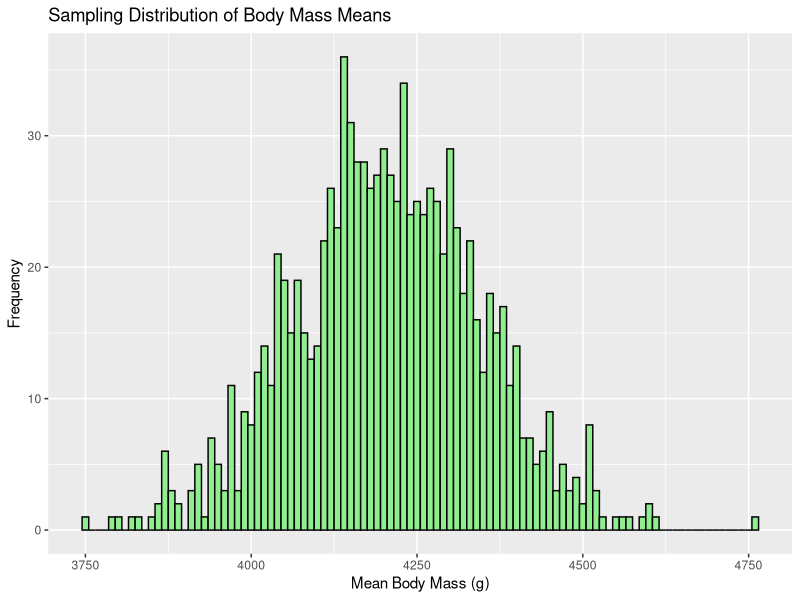
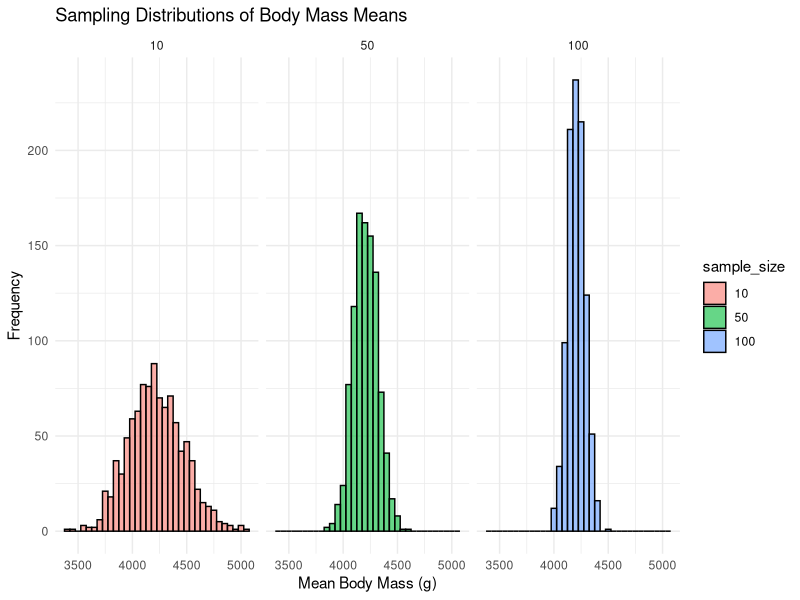
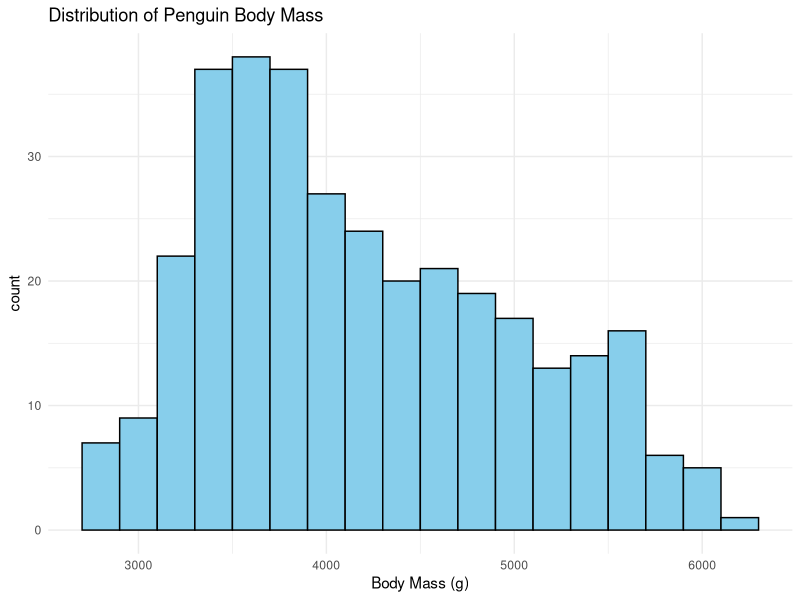
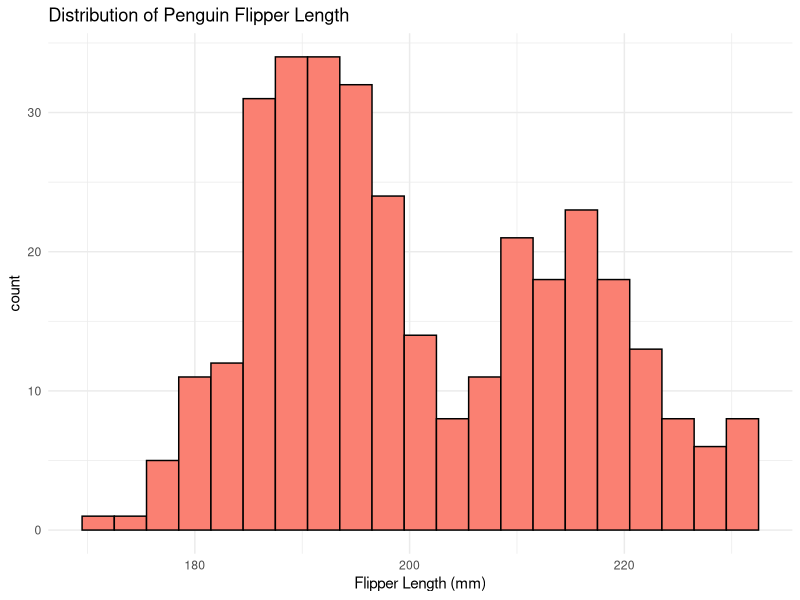

These figures' R source, in order: (Note: this script raises an error after producing the figures.)
library(tidyverse)
library(palmerpenguins)
library(dplyr)
library(ggplot2)

# Load the penguins dataset
data("penguins")

# Remove rows with missing values for simplicity
penguins_clean <- na.omit(penguins)

# Plot the distributions of body mass and flipper length
body_mass <- ggplot(penguins_clean, aes(x = body_mass_g)) +
  geom_histogram(binwidth = 200, color = "black", fill = "skyblue") +
  labs(title = "Distribution of Penguin Body Mass", x = "Body Mass (g)") +
  theme_minimal()

ggsave("figures/body_mass.png", plot = body_mass, width = 10, height = 5)

flipper_len <- ggplot(penguins_clean, aes(x = flipper_length_mm)) +
  geom_histogram(binwidth = 3, color = "black", fill = "salmon") +
  labs(title = "Distribution of Penguin Flipper Length", x = "Flipper Length (mm)") +
  theme_minimal()

ggsave("figures/flipper_len.png", plot = flipper_len, width = 10, height = 5)

# Set parameters for simulation
set.seed(123)  # For reproducibility
n_samples <- 1000  # Number of samples to draw
sample_size <- 30  # Number of observations in each sample

# Draw samples and calculate sample means
sample_means <- replicate(n_samples, {
  sample_mean <- mean(sample(penguins_clean$body_mass_g, sample_size, replace = TRUE))
  return(sample_mean)
})

# Plot the distribution of sample means
ggplot(data.frame(sample_means = sample_means), aes(x = sample_means)) +
  geom_histogram(binwidth = 10, color = "black", fill = "lightgreen") +
  labs(title = "Sampling Distribution of Body Mass Means", x = "Mean Body Mass (g)", y = "Frequency")


# Function to calculate sample means for different sample sizes
calculate_sample_means <- function(size, n_samples = 1000) {
  replicate(n_samples, mean(sample(penguins_clean$body_mass_g, size, replace = TRUE)))
}

# Calculate sample means for different sample sizes
sample_means_10 <- calculate_sample_means(10)
sample_means_50 <- calculate_sample_means(50)
sample_means_100 <- calculate_sample_means(100)

# Combine data and plot distributions
sample_means_df <- data.frame(
  sample_mean = c(sample_means_10, sample_means_50, sample_means_100),
  sample_size = factor(rep(c(10, 50, 100), each = n_samples))
)

ggplot(sample_means_df, aes(x = sample_mean, fill = sample_size)) +
  geom_histogram(binwidth = 50, color = "black", alpha = 0.6, position = "identity") +
  facet_wrap(~ sample_size) +
  labs(title = "Sampling Distributions of Body Mass Means", x = "Mean Body Mass (g)", y = "Frequency")+
  theme_minimal()

# Calculate normal distribution curves for each sample size
normal_curves <- summary_stats %>%
  rowwise() %>%
  mutate(
    x = list(seq(
      min(sample_means_df$sample_mean), 
      max(sample_means_df$sample_mean), 
      length.out = 100
    )),
    y = list(dnorm(x, mean, sd))
  ) %>%
  unnest(cols = c(x, y))

# Plot the histograms with normal distribution curves
ggplot(sample_means_df, aes(x = sample_mean, fill = sample_size)) +
  geom_histogram(binwidth = 50, color = "black", alpha = 0.6) +
  facet_wrap(~ sample_size) +
  labs(
    title = "Sampling Distributions of Body Mass Means with Normal Distribution Overlay",
    x = "Mean Body Mass (g)",
    y = "Frequency"
  ) +
  theme_minimal() +
  geom_line(
    data = normal_curves,
    aes(x = x, y = y * n_samples * 50, color = sample_size), # Scale y to match the histogram
    inherit.aes = FALSE,
    size = 1
  ) +
  scale_color_manual(values = c("red", "green", "blue")) +
  theme(legend.position = "none")
